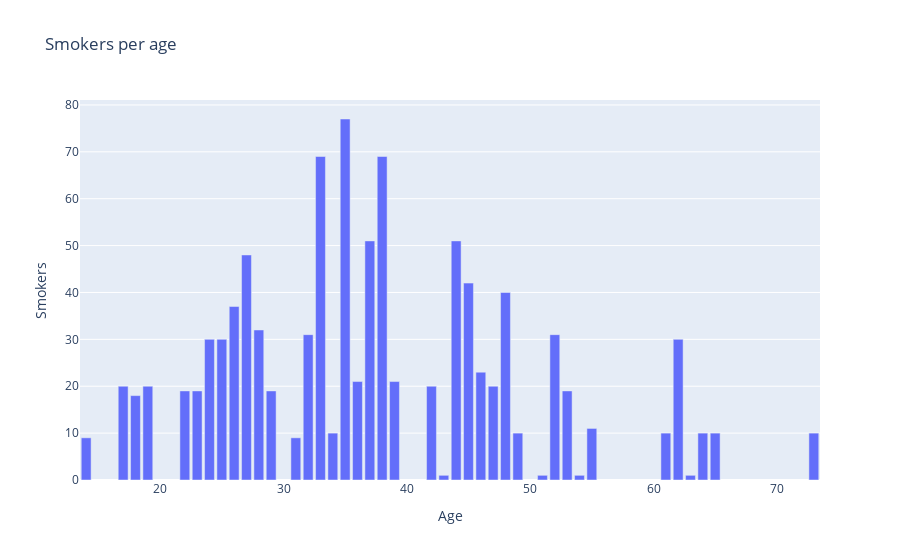

Write notebook code for a chart like this one.
### Code cell
fig = go.Figure()
fig.add_trace(go.Bar(x=label,y=target))
fig.update_layout(title='Smokers per age', xaxis=dict(title='Age'),yaxis=dict(title='Smokers'))
fig.show()

### Figure 1 — Plotly figure (JSON) as saved in the notebook; plotly's stock layout.template omitted (floating-point values rounded to 4 significant figures)
{"data": [{"x": [14, 17, 18, 19, 22, 23, 24, 25, 26, 27, 28, 29, 31, 32, 33, 34, 35, 36, 37, 38, 39, 42, 43, 44, 45, 46, 47, 48, 49, 51, 52, 53, 54, 55, 61, 62, 63, 64, 65, 73], "y": [9, 20, 18, 20, 19, 19, 30, 30, 37, 48, 32, 19, 9, 31, 69, 10, 77, 21, 51, 69, 21, 20, 1, 51, 42, 23, 20, 40, 10, 1, 31, 19, 1, 11, 10, 30, 1, 10, 10, 10], "type": "bar"}], "layout": {"title": {"text": "Smokers per age"}, "xaxis": {"title": {"text": "Age"}, "type": "linear", "range": [13.5, 73.5], "autorange": true}, "yaxis": {"title": {"text": "Smokers"}, "type": "linear", "range": [0, 81.05], "autorange": true}, "autosize": true}}
